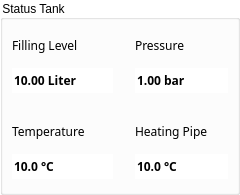
       <widget class="QGroupBox" name="groupBoxTankData">
        <property name="sizePolicy">
         <sizepolicy hsizetype="Expanding" vsizetype="Fixed">
          <horstretch>0</horstretch>
          <verstretch>0</verstretch>
         </sizepolicy>
        </property>
        <property name="styleSheet">
         <string notr="true">QGroupBox{
    background-color: transparent;
}</string>
        </property>
        <property name="title">
         <string>Status Tank</string>
        </property>
        <layout class="QGridLayout" name="gridLayout_13">
         <property name="leftMargin">
          <number>0</number>
         </property>
         <property name="topMargin">
          <number>0</number>
         </property>
         <property name="rightMargin">
          <number>0</number>
         </property>
         <property name="bottomMargin">
          <number>4</number>
         </property>
         <property name="spacing">
          <number>4</number>
         </property>
         <item row="0" column="0">
          <widget class="ContentBoardItem" name="widgetDashBoardPreasureTankFillingLevel" native="true">
           <property name="sizePolicy">
            <sizepolicy hsizetype="Expanding" vsizetype="Fixed">
             <horstretch>0</horstretch>
             <verstretch>0</verstretch>
            </sizepolicy>
           </property>
           <property name="minimumSize">
            <size>
             <width>0</width>
             <height>82</height>
            </size>
           </property>
           <property name="maximumSize">
            <size>
             <width>16777215</width>
             <height>82</height>
            </size>
           </property>
           <property name="styleSheet">
            <string notr="true">/*QFrame{
     background:rgb(249,247,248);
     min-height: 80px;
     max-height: 80px;
}

QLabel{
  background:rgb(249,247,248);
  color: rgb(39,51,66);
  font-size: 16px;
  font-family: Siemens Sans;
  min-height: 20px;
  max-height: 20px;
}

QDoubleSpinBox{
  background:rgb(249,247,248);
  color: rgb(39,51,66);
  font-size: 16px;
  font-weight: bold;
  font-family: Siemens Sans;
  min-height: 32px;
  max-height: 32px;
}
*/

</string>
           </property>
           <layout class="QGridLayout" name="gridLayout_15">
            <property name="leftMargin">
             <number>9</number>
            </property>
            <property name="rightMargin">
             <number>9</number>
            </property>
            <item row="2" column="0">
             <widget class="QDoubleSpinBox" name="doubleSpinBoxLiquidTankFillingLevel">
              <property name="font">
               <font>
                <family>Siemens Sans</family>
                <weight>75</weight>
                <bold>true</bold>
               </font>
              </property>
              <property name="toolTip">
               <string>K33 input</string>
              </property>
              <property name="styleSheet">
               <string notr="true">QDoubleSpinBox[STATE=&quot;Ok&quot;]
{
 background:rgb(249,247,248);
 min-width: 0px;
 border: 0px;
 }
QDoubleSpinBox[STATE=&quot;MaschineStop&quot;]
{ 
 background:rgb(202, 51, 51);
 min-width: 0px;
 border: 0px;
 }
QDoubleSpinBox[STATE =&quot;Warning&quot;]
{ 
 background:rgb(248, 203, 173);
 min-width: 0px;
 border: 0px;
 }
QDoubleSpinBox[STATE =&quot;Alarm&quot;]
{ 
 background:rgb(237, 125, 49);
 min-width: 0px;
 border: 0px;
 }</string>
              </property>
              <property name="wrapping">
               <bool>false</bool>
              </property>
              <property name="frame">
               <bool>false</bool>
              </property>
              <property name="readOnly">
               <bool>true</bool>
              </property>
              <property name="buttonSymbols">
               <enum>QAbstractSpinBox::NoButtons</enum>
              </property>
              <property name="suffix">
               <string> Liter</string>
              </property>
              <property name="decimals">
               <number>2</number>
              </property>
              <property name="minimum">
               <double>0.000000000000000</double>
              </property>
              <property name="maximum">
               <double>1000000.000000000000000</double>
              </property>
              <property name="singleStep">
               <double>0.100000000000000</double>
              </property>
              <property name="value">
               <double>10.000000000000000</double>
              </property>
             </widget>
            </item>
            <item row="0" column="0">
             <widget class="QLabel" name="labelDashBoardPreasureTankFillingLevel">
              <property name="font">
               <font>
                <family>Siemens Sans</family>
               </font>
              </property>
              <property name="styleSheet">
               <string notr="true"/>
              </property>
              <property name="text">
               <string>Filling Level</string>
              </property>
             </widget>
            </item>
           </layout>
          </widget>
         </item>
         <item row="0" column="1">
          <widget class="ContentBoardItem" name="widgetDashBoardActualValvePreasure" native="true">
           <property name="sizePolicy">
            <sizepolicy hsizetype="Expanding" vsizetype="Fixed">
             <horstretch>0</horstretch>
             <verstretch>0</verstretch>
            </sizepolicy>
           </property>
           <property name="minimumSize">
            <size>
             <width>0</width>
             <height>82</height>
            </size>
           </property>
           <property name="maximumSize">
            <size>
             <width>16777215</width>
             <height>82</height>
            </size>
           </property>
           <property name="styleSheet">
            <string notr="true">/*QFrame{
     background:rgb(249,247,248);
     min-height: 80px;
     max-height: 80px;
}

QLabel{
  background:rgb(249,247,248);
  color: rgb(39,51,66);
  font-size: 16px;
  font-family: Siemens Sans;
  min-height: 20px;
  max-height: 20px;
}

QDoubleSpinBox{
  background:rgb(249,247,248);
  color: rgb(39,51,66);
  font-size: 16px;
  font-weight: bold;
  font-family: Siemens Sans;
  min-height: 32px;
  max-height: 32px;
}
*/

</string>
           </property>
           <layout class="QGridLayout" name="gridLayout_16">
            <property name="leftMargin">
             <number>9</number>
            </property>
            <property name="rightMargin">
             <number>9</number>
            </property>
            <item row="2" column="0">
             <widget class="QDoubleSpinBox" name="doubleSpinBoxLiquidTankPreasure">
              <property name="font">
               <font>
                <family>Siemens Sans</family>
                <weight>75</weight>
                <bold>true</bold>
               </font>
              </property>
              <property name="toolTip">
               <string>K33 input</string>
              </property>
              <property name="styleSheet">
               <string notr="true">QDoubleSpinBox[STATE=&quot;Ok&quot;]
{
 background:rgb(249,247,248);
 min-width: 0px;
 border: 0px;
 }
QDoubleSpinBox[STATE=&quot;MaschineStop&quot;]
{ 
 background:rgb(202, 51, 51);
 min-width: 0px;
 border: 0px;
 }
QDoubleSpinBox[STATE =&quot;Warning&quot;]
{ 
 background:rgb(248, 203, 173);
 min-width: 0px;
 border: 0px;
 }
QDoubleSpinBox[STATE =&quot;Alarm&quot;]
{ 
 background:rgb(237, 125, 49);
 min-width: 0px;
 border: 0px;
 }
</string>
              </property>
              <property name="wrapping">
               <bool>false</bool>
              </property>
              <property name="frame">
               <bool>false</bool>
              </property>
              <property name="readOnly">
               <bool>true</bool>
              </property>
              <property name="buttonSymbols">
               <enum>QAbstractSpinBox::NoButtons</enum>
              </property>
              <property name="suffix">
               <string> bar</string>
              </property>
              <property name="decimals">
               <number>2</number>
              </property>
              <property name="minimum">
               <double>0.000000000000000</double>
              </property>
              <property name="maximum">
               <double>100000.000000000000000</double>
              </property>
              <property name="singleStep">
               <double>0.100000000000000</double>
              </property>
              <property name="value">
               <double>1.000000000000000</double>
              </property>
             </widget>
            </item>
            <item row="0" column="0">
             <widget class="QLabel" name="labelDashBoardActualValvePreasure">
              <property name="font">
               <font>
                <family>Siemens Sans</family>
               </font>
              </property>
              <property name="styleSheet">
               <string notr="true"/>
              </property>
              <property name="text">
               <string>Pressure</string>
              </property>
             </widget>
            </item>
           </layout>
          </widget>
         </item>
         <item row="1" column="0">
          <widget class="ContentBoardItem" name="widgetDashBoardPreasureTankTemperature" native="true">
           <property name="sizePolicy">
            <sizepolicy hsizetype="Expanding" vsizetype="Fixed">
             <horstretch>0</horstretch>
             <verstretch>0</verstretch>
            </sizepolicy>
           </property>
           <property name="minimumSize">
            <size>
             <width>0</width>
             <height>82</height>
            </size>
           </property>
           <property name="maximumSize">
            <size>
             <width>16777215</width>
             <height>82</height>
            </size>
           </property>
           <property name="styleSheet">
            <string notr="true">/*QFrame{
     background:rgb(249,247,248);
     min-height: 80px;
     max-height: 80px;
}

QLabel{
  background:rgb(249,247,248);
  color: rgb(39,51,66);
  font-size: 16px;
  font-family: Siemens Sans;
  min-height: 20px;
  max-height: 20px;
}

QDoubleSpinBox{
  background:rgb(249,247,248);
  color: rgb(39,51,66);
  font-size: 16px;
  font-weight: bold;
  font-family: Siemens Sans;
  min-height: 32px;
  max-height: 32px;
}
*/

</string>
           </property>
           <layout class="QGridLayout" name="gridLayout_14">
            <property name="leftMargin">
             <number>9</number>
            </property>
            <property name="rightMargin">
             <number>9</number>
            </property>
            <item row="2" column="0">
             <widget class="QDoubleSpinBox" name="doubleSpinBoxLiquidTankTemperature">
              <property name="font">
               <font>
                <family>Siemens Sans</family>
                <weight>75</weight>
                <bold>true</bold>
               </font>
              </property>
              <property name="toolTip">
               <string>K31 input</string>
              </property>
              <property name="styleSheet">
               <string notr="true">QDoubleSpinBox[STATE=&quot;Ok&quot;]
{
 background:rgb(249,247,248);
 min-width: 0px;
 border: 0px;
 }
QDoubleSpinBox[STATE=&quot;MaschineStop&quot;]
{ 
 background:rgb(202, 51, 51);
 min-width: 0px;
 border: 0px;
 }
QDoubleSpinBox[STATE =&quot;Warning&quot;]
{ 
 background:rgb(248, 203, 173);
 min-width: 0px;
 border: 0px;
 }
QDoubleSpinBox[STATE =&quot;Alarm&quot;]
{ 
 background:rgb(237, 125, 49);
 min-width: 0px;
 border: 0px;
 }

</string>
              </property>
              <property name="wrapping">
               <bool>false</bool>
              </property>
              <property name="frame">
               <bool>false</bool>
              </property>
              <property name="readOnly">
               <bool>true</bool>
              </property>
              <property name="buttonSymbols">
               <enum>QAbstractSpinBox::NoButtons</enum>
              </property>
              <property name="suffix">
               <string> °C</string>
              </property>
              <property name="decimals">
               <number>1</number>
              </property>
              <property name="minimum">
               <double>0.000000000000000</double>
              </property>
              <property name="maximum">
               <double>100000.000000000000000</double>
              </property>
              <property name="singleStep">
               <double>0.100000000000000</double>
              </property>
              <property name="value">
               <double>10.000000000000000</double>
              </property>
             </widget>
            </item>
            <item row="1" column="0">
             <widget class="QLabel" name="labelDashBoardPreasureTankTemperature">
              <property name="font">
               <font>
                <family>Siemens Sans</family>
               </font>
              </property>
              <property name="styleSheet">
               <string notr="true"/>
              </property>
              <property name="text">
               <string>Temperature</string>
              </property>
             </widget>
            </item>
           </layout>
          </widget>
         </item>
         <item row="1" column="1">
          <widget class="ContentBoardItem" name="widgetDashBoardHeatingPipeTemperatur" native="true">
           <property name="sizePolicy">
            <sizepolicy hsizetype="Expanding" vsizetype="Fixed">
             <horstretch>0</horstretch>
             <verstretch>0</verstretch>
            </sizepolicy>
           </property>
           <property name="minimumSize">
            <size>
             <width>0</width>
             <height>82</height>
            </size>
           </property>
           <property name="maximumSize">
            <size>
             <width>16777215</width>
             <height>82</height>
            </size>
           </property>
           <property name="styleSheet">
            <string notr="true">/*QFrame{
     background:rgb(249,247,248);
     min-height: 80px;
     max-height: 80px;
}

QLabel{
  background:rgb(249,247,248);
  color: rgb(39,51,66);
  font-size: 16px;
  font-family: Siemens Sans;
  min-height: 20px;
  max-height: 20px;
}

QDoubleSpinBox{
  background:rgb(249,247,248);
  color: rgb(39,51,66);
  font-size: 16px;
  font-weight: bold;
  font-family: Siemens Sans;
  min-height: 32px;
  max-height: 32px;
}
*/

</string>
           </property>
           <layout class="QGridLayout" name="gridLayout_17">
            <property name="leftMargin">
             <number>9</number>
            </property>
            <property name="rightMargin">
             <number>9</number>
            </property>
            <item row="2" column="0">
             <widget class="QDoubleSpinBox" name="doubleSpinBoxHeatingPipeTemperatur">
              <property name="font">
               <font>
                <family>Siemens Sans</family>
                <weight>75</weight>
                <bold>true</bold>
               </font>
              </property>
              <property name="toolTip">
               <string>K31 input</string>
              </property>
              <property name="styleSheet">
               <string notr="true">QDoubleSpinBox[STATE=&quot;Ok&quot;]
{
 background:rgb(249,247,248);
 min-width: 0px;
 border: 0px;
 }
QDoubleSpinBox[STATE=&quot;MaschineStop&quot;]
{ 
 background:rgb(202, 51, 51);
 min-width: 0px;
 border: 0px;
 }
QDoubleSpinBox[STATE =&quot;Warning&quot;]
{ 
 background:rgb(248, 203, 173);
 min-width: 0px;
 border: 0px;
 }
QDoubleSpinBox[STATE =&quot;Alarm&quot;]
{ 
 background:rgb(237, 125, 49);
 min-width: 0px;
 border: 0px;
 }

</string>
              </property>
              <property name="wrapping">
               <bool>false</bool>
              </property>
              <property name="frame">
               <bool>false</bool>
              </property>
              <property name="readOnly">
               <bool>true</bool>
              </property>
              <property name="buttonSymbols">
               <enum>QAbstractSpinBox::NoButtons</enum>
              </property>
              <property name="suffix">
               <string> °C</string>
              </property>
              <property name="decimals">
               <number>1</number>
              </property>
              <property name="minimum">
               <double>0.000000000000000</double>
              </property>
              <property name="maximum">
               <double>100000.000000000000000</double>
              </property>
              <property name="singleStep">
               <double>0.100000000000000</double>
              </property>
              <property name="value">
               <double>10.000000000000000</double>
              </property>
             </widget>
            </item>
            <item row="1" column="0">
             <widget class="QLabel" name="labelDashBoardHeatingPipeTemperatur">
              <property name="font">
               <font>
                <family>Siemens Sans</family>
               </font>
              </property>
              <property name="styleSheet">
               <string notr="true"/>
              </property>
              <property name="text">
               <string>Heating Pipe</string>
              </property>
             </widget>
            </item>
           </layout>
          </widget>
         </item>
        </layout>
       </widget>
